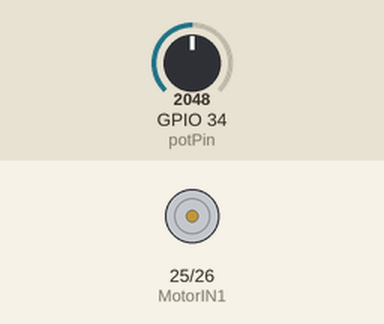
Recording of a sketch running on a simulated ESP32. On the bench: motor-driver pin pairs drawn as motors (green arrow = first pin HIGH = forward, orange = second pin HIGH = backward, longer = more drive). Inputs (shaded band) come from the test bench; at power-on: GPIO 34 (potPin) = 2048. What the sketch prints to the serial monitor is not drawn.

Above: at 1.2 s.
1.3 s: GPIO 34 (potPin) set to 2866
At 1.8 s:
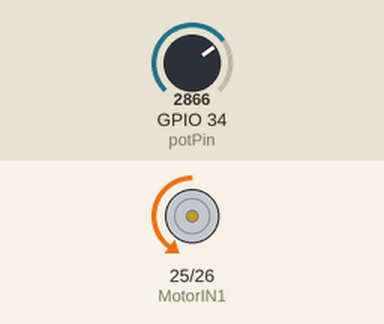
2.8 s: GPIO 34 (potPin) set to 1988
At 3.2 s:
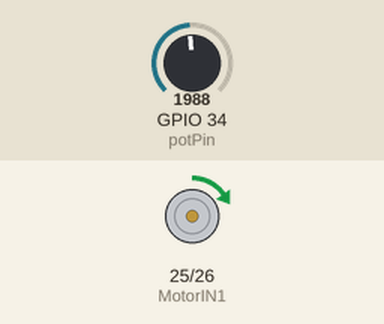
4.3 s: GPIO 34 (potPin) set to 2108
At 5.5 s:
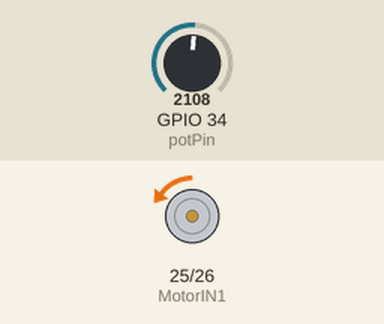
5.8 s: GPIO 34 (potPin) set to 1228
At 7.0 s:
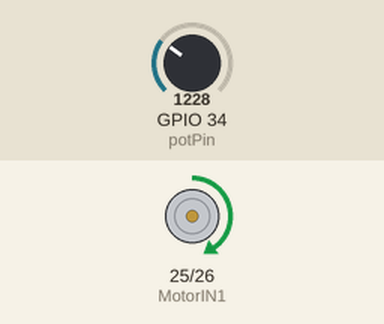
7.3 s: GPIO 34 (potPin) set to 491
At 8.3 s:
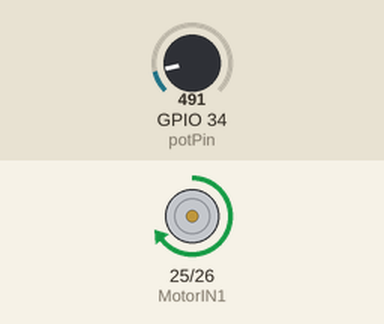
8.8 s: GPIO 34 (potPin) set to 3603
At 10.2 s:
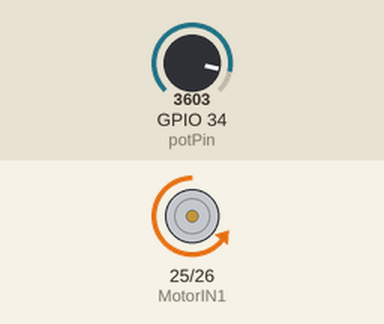
Timing chart, 0 to 11.3 s (numbered marks = the images above; inputs shaded):
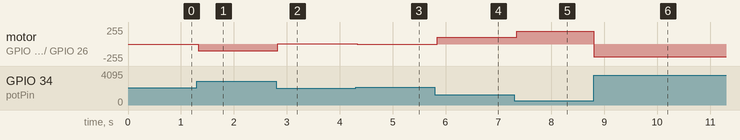

The sketch:

PWMTEST0225.ino
```cpp
int MotorIN1 = 25;  // 正轉PWM引脚
int MotorIN2 = 26;  // 反轉PWM引脚
int potPin = 34;    // 可變電阻接在 GPIO34 (ADC輸入)

int potValue = 0;      // 讀取到的可變電阻值 (0-4095)
int motorSpeed = 0;    // 計算後的馬達速度 (0-255)
int lastMotorSpeed = 0; // 上次的速度，用於顯示變化
int lastDirection = 0;  // 上次的方向，用於顯示變化
String currentDirection = "停止"; // 當前方向

// 定義中間值的範圍（避免抖動）
const int CENTER_MIN = 2028;  // 中間值下限 (約 2048 - 20)
const int CENTER_MAX = 2068;  // 中間值上限 (約 2048 + 20)

void setup() {
  Serial.begin(115200);
  Serial.println("可變電阻控制風扇正反轉與轉速");
  Serial.println("=================================");
  Serial.println("控制說明：");
  Serial.println("  最左邊 → 正轉 速度 255 (最快)");
  Serial.println("  向左中間 → 正轉 速度遞減");
  Serial.println("  正中央 → 停止");
  Serial.println("  向右中間 → 反轉 速度遞減");
  Serial.println("  最右邊 → 反轉 速度 255 (最快)");
  Serial.println("=================================");

  pinMode(MotorIN1, OUTPUT);
  pinMode(MotorIN2, OUTPUT);

  // 初始化
  analogWrite(MotorIN1, 0);
  analogWrite(MotorIN2, 0);
}

void loop() {
  // 讀取可變電阻值 (0-4095)
  potValue = analogRead(potPin);

  // 判斷可變電阻位置並計算速度
  if (potValue < CENTER_MIN) {
    // 左半邊 (0 到 CENTER_MIN-1) -> 正轉
    // 將 0 到 CENTER_MIN 映射到 255 到 0
    // 最左邊 (0) → 速度 255
    // 接近中間 (CENTER_MIN) → 速度 0
    motorSpeed = map(potValue, 0, CENTER_MIN, 255, 0);

    // 限制速度在 0-255 範圍內
    motorSpeed = constrain(motorSpeed, 0, 255);

    // 設定PWM輸出
    analogWrite(MotorIN1, motorSpeed);
    analogWrite(MotorIN2, 0);

    currentDirection = "正轉";

  } else if (potValue > CENTER_MAX) {
    // 右半邊 (CENTER_MAX+1 到 4095) -> 反轉
    // 將 CENTER_MAX 到 4095 映射到 0 到 255
    // 接近中間 (CENTER_MAX) → 速度 0
    // 最右邊 (4095) → 速度 255
    motorSpeed = map(potValue, CENTER_MAX, 4095, 0, 255);

    // 限制速度在 0-255 範圍內
    motorSpeed = constrain(motorSpeed, 0, 255);

    // 設定PWM輸出
    analogWrite(MotorIN1, 0);
    analogWrite(MotorIN2, motorSpeed);

    currentDirection = "反轉";

  } else {
    // 中間區域 (CENTER_MIN 到 CENTER_MAX) -> 停止
    motorSpeed = 0;

    analogWrite(MotorIN1, 0);
    analogWrite(MotorIN2, 0);

    currentDirection = "停止";
  }

  // 只有在速度或方向有變化時才顯示（避免一直刷屏）
  if (motorSpeed != lastMotorSpeed ||
      (currentDirection != "停止" && lastDirection == 0) ||
      (currentDirection == "停止" && lastDirection != 0)) {

    // 顯示當前狀態
    Serial.print("電阻值: ");
    Serial.print(potValue);
    Serial.print(" (");

    // 顯示位置百分比
    if (potValue < CENTER_MIN) {
      int percent = map(potValue, 0, CENTER_MIN, 100, 0);
      Serial.print("左邊 ");
      Serial.print(percent);
      Serial.print("%");
    } else if (potValue > CENTER_MAX) {
      int percent = map(potValue, CENTER_MAX, 4095, 0, 100);
      Serial.print("右邊 ");
      Serial.print(percent);
      Serial.print("%");
    } else {
      Serial.print("中央");
    }
    Serial.print(") | ");

    Serial.print("方向: ");
    Serial.print(currentDirection);
    Serial.print(" | 速度: ");
    Serial.println(motorSpeed);

    lastMotorSpeed = motorSpeed;

    // 記錄方向狀態
    if (currentDirection == "正轉") lastDirection = 1;
    else if (currentDirection == "反轉") lastDirection = -1;
    else lastDirection = 0;
  }

  delay(50);  // 小延時，避免過度頻繁讀取
}
```

Measured:
- after the input at 1.3 s, motor on GPIO 25 (MotorIN1) / GPIO 26 (MotorIN2): stopped → backward 100/255 at once
- after the input at 2.8 s, motor on GPIO 25 (MotorIN1) / GPIO 26 (MotorIN2): backward 100/255 → forward 6/255 at once
- after the input at 4.3 s, motor on GPIO 25 (MotorIN1) / GPIO 26 (MotorIN2): forward 6/255 → backward 5/255 at once
- after the input at 5.8 s, motor on GPIO 25 (MotorIN1) / GPIO 26 (MotorIN2): backward 5/255 → forward 101/255 at once
- after the input at 7.3 s, motor on GPIO 25 (MotorIN1) / GPIO 26 (MotorIN2): forward 101/255 → forward 194/255 after 0.05 s
- after the input at 8.8 s, motor on GPIO 25 (MotorIN1) / GPIO 26 (MotorIN2): forward 194/255 → backward 193/255 at once
